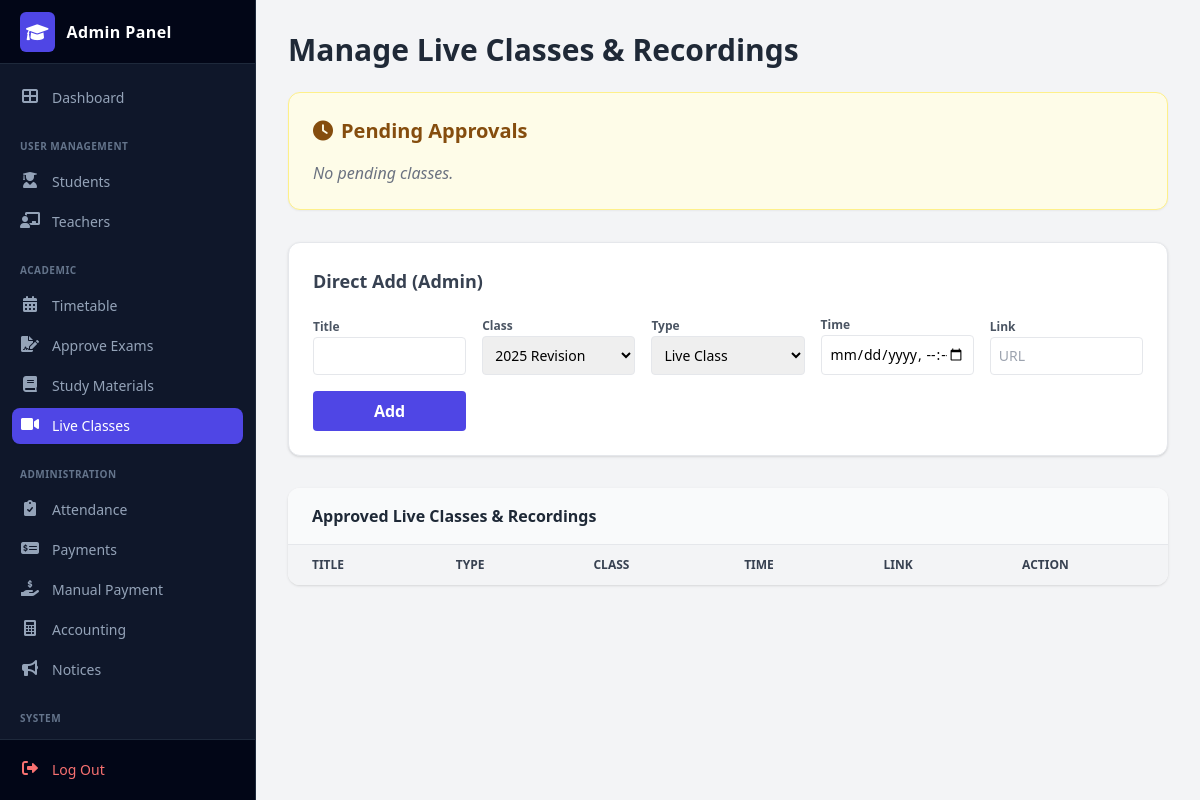
The app's page /admin/manage_live_class.php (signed in), older data.
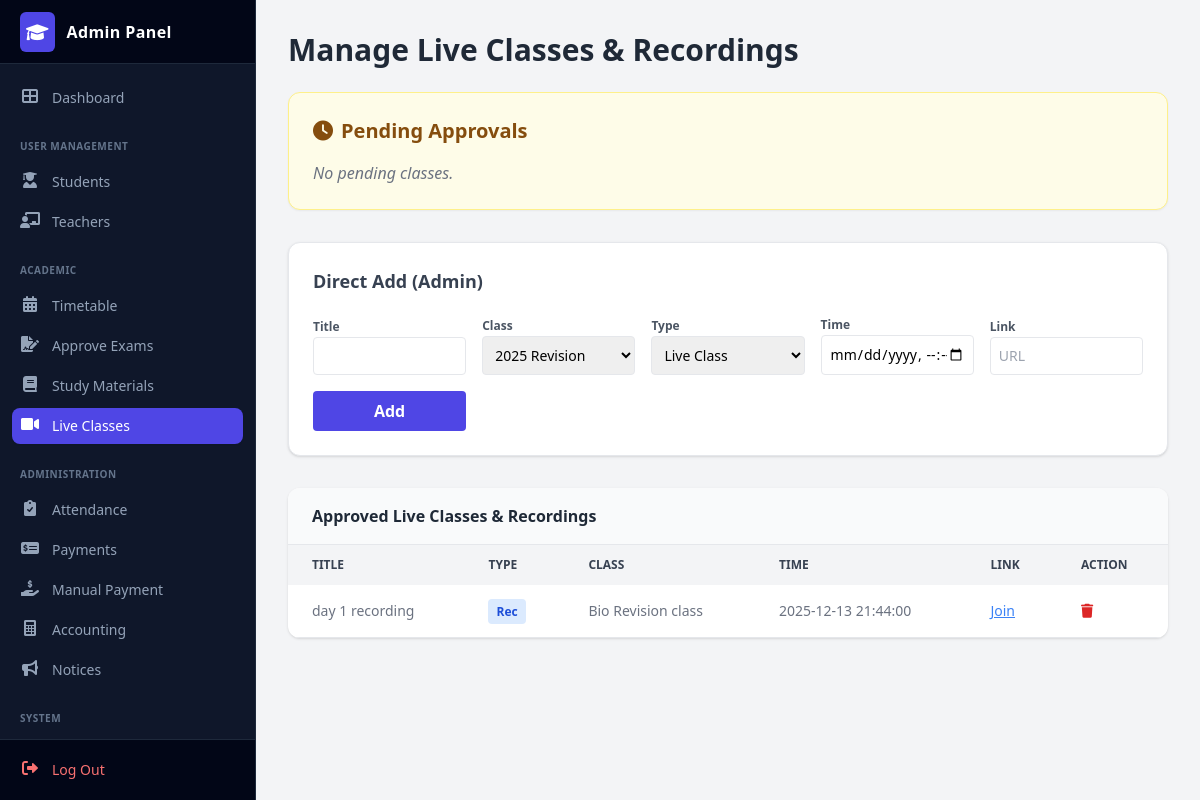
The same page, newer data.
### tables this page shows
CREATE TABLE `live_classes` (
  `live_id` int(11) NOT NULL,
  `title` varchar(255) NOT NULL,
  `class_id` int(11) NOT NULL,
  `teacher_id` int(11) NOT NULL,
  `type` varchar(20) NOT NULL DEFAULT 'Live',
  `class_link` text NOT NULL,
  `start_time` datetime NOT NULL,
  `status` int(1) NOT NULL DEFAULT 0,
  `created_at` timestamp NOT NULL DEFAULT current_timestamp()
);

CREATE TABLE `classes` (
  `class_id` int(11) NOT NULL,
  `class_name` varchar(100) NOT NULL,
  `stream` varchar(50) NOT NULL,
  `subject` varchar(50) NOT NULL,
  `teacher_name` varchar(100) DEFAULT NULL,
  `fee` decimal(10,2) NOT NULL,
  `day` varchar(20) DEFAULT NULL,
  `time` varchar(20) DEFAULT NULL,
  `status` tinyint(4) DEFAULT 1
);

### admin/manage_live_class.php (the view, shortened to what this page needs)
<?php
include('db_con.php');
$pending = $conn->query("SELECT l.*, c.class_name, t.full_name FROM live_classes l
                         JOIN classes c ON l.class_id = c.class_id
                         LEFT JOIN teachers t ON l.teacher_id = t.teacher_id
                         WHERE l.status = 0 ORDER BY l.created_at DESC");
$approved = $conn->query("SELECT l.*, c.class_name, t.full_name FROM live_classes l
                          JOIN classes c ON l.class_id = c.class_id
                          LEFT JOIN teachers t ON l.teacher_id = t.teacher_id
                          WHERE l.status = 1 ORDER BY l.start_time DESC");
$classes = $conn->query("SELECT * FROM classes");
?>
<!DOCTYPE html>
<html lang="en">
<head>
    <script src="https://cdn.tailwindcss.com"></script>
    <link rel="stylesheet" href="https://cdnjs.cloudflare.com/ajax/libs/font-awesome/6.0.0/css/all.min.css">
</head>
<body class="bg-gray-100 font-sans">
    <?php include('includes/sidebar.php'); ?>
    <div class="ml-64 p-8">
        <h2 class="text-3xl font-bold text-gray-800 mb-6">Manage Live Classes & Recordings</h2>
        <div class="bg-yellow-50 border border-yellow-200 rounded-xl p-6 mb-8 shadow-sm">
            <h3 class="text-xl font-bold text-yellow-800 mb-4 flex items-center gap-2"><i class="fas fa-clock"></i> Pending Approvals</h3>
            <?php if($pending->num_rows > 0): ?>
            <div class="overflow-x-auto bg-white rounded-lg shadow">
                <table class="w-full text-sm text-left text-gray-500">
                    <thead class="text-xs text-gray-700 uppercase bg-gray-50">
                        <tr>
                            <th class="px-6 py-3">Title</th>
                            <th class="px-6 py-3">Type</th>
                            <th class="px-6 py-3">Teacher</th>
                            <th class="px-6 py-3">Class</th>
                            <th class="px-6 py-3">Time</th>
                            <th class="px-6 py-3">Action</th>
                        </tr>
                    </thead>
                    <tbody>
                        <?php while($row = $pending->fetch_assoc()): ?>
                        <tr class="border-b hover:bg-gray-50">
                            <td class="px-6 py-4 font-bold"><?php echo htmlspecialchars($row['title']); ?></td>
                            <td class="px-6 py-4">
                                <?php echo ($row['type'] == 'Live') ? '<span class="text-red-600 font-bold">Live</span>' : '<span class="text-blue-600 font-bold">Rec</span>'; ?>
                            </td>
                            <td class="px-6 py-4"><?php echo htmlspecialchars($row['full_name']); ?></td>
                            <td class="px-6 py-4"><?php echo htmlspecialchars($row['class_name']); ?></td>
                            <td class="px-6 py-4"><?php echo $row['start_time']; ?></td>
                            <td class="px-6 py-4 flex gap-2">
                                <a href="?action=approve&id=<?php echo $row['live_id']; ?>" class="bg-green-500 text-white px-3 py-1 rounded hover:bg-green-600 text-xs">Approve</a>
                                <a href="?action=reject&id=<?php echo $row['live_id']; ?>" class="bg-red-500 text-white px-3 py-1 rounded hover:bg-red-600 text-xs" onclick="return confirm('Reject?')">Reject</a>
                            </td>
                        </tr>
                        <?php endwhile; ?>
                    </tbody>
                </table>
            </div>
            <?php else: ?>
                <p class="text-gray-500 italic">No pending classes.</p>
            <?php endif; ?>
        </div>
        <div class="bg-white rounded-xl shadow p-6 mb-8 border border-gray-200">
            <h3 class="text-lg font-bold text-gray-700 mb-4">Direct Add (Admin)</h3>
            <form method="POST" class="grid grid-cols-1 md:grid-cols-5 gap-4 items-end">
                <div>
                    <label class="text-xs font-bold text-gray-600">Title</label>
                    <input type="text" name="title" class="w-full border p-2 rounded text-sm" required>
                </div>
                <div>
                    <label class="text-xs font-bold text-gray-600">Class</label>
                    <select name="class_id" class="w-full border p-2 rounded text-sm" required>
                        <?php while($c = $classes->fetch_assoc()) { echo "<option value='{$c['class_id']}'>{$c['class_name']}</option>"; } ?>
                    </select>
                </div>
                <div>
                    <label class="text-xs font-bold text-gray-600">Type</label>
                    <select name="type" class="w-full border p-2 rounded text-sm" required>
                        <option value="Live">Live Class</option>
                    </select>
                </div>
                <div>
                    <label class="text-xs font-bold text-gray-600">Time</label>
                    <input type="datetime-local" name="start_time" class="w-full border p-2 rounded text-sm" required>
                </div>
                <div>
                    <label class="text-xs font-bold text-gray-600">Link</label>
                    <input type="text" name="link" class="w-full border p-2 rounded text-sm" placeholder="URL" required>
                </div>
                <button type="submit" name="admin_add_class" class="bg-indigo-600 text-white px-4 py-2 rounded font-bold hover:bg-indigo-700">Add</button>
            </form>
        </div>
        <div class="bg-white rounded-xl shadow overflow-hidden">
            <div class="px-6 py-4 border-b bg-gray-50">
                <h3 class="font-bold text-gray-800">Approved Live Classes & Recordings</h3>
            </div>
            <table class="w-full text-sm text-left text-gray-500">
                <thead class="text-xs text-gray-700 uppercase bg-gray-100">
                    <tr>
                        <th class="px-6 py-3">Title</th>
                        <th class="px-6 py-3">Type</th>
                        <th class="px-6 py-3">Class</th>
                        <th class="px-6 py-3">Time</th>
                        <th class="px-6 py-3">Link</th>
                        <th class="px-6 py-3">Action</th>
                    </tr>
                </thead>
                <tbody>
                    <?php while($row = $approved->fetch_assoc()): ?>
                    <tr class="border-b hover:bg-gray-50">
                        <td class="px-6 py-4"><?php echo htmlspecialchars($row['title']); ?></td>
                        <td class="px-6 py-4">
                            <?php echo ($row['type'] == 'Live') ? '<span class="bg-red-100 text-red-700 px-2 py-1 rounded text-xs font-bold">Live</span>' : '<span class="bg-blue-100 text-blue-700 px-2 py-1 rounded text-xs font-bold">Rec</span>'; ?>
                        </td>
                        <td class="px-6 py-4"><?php echo htmlspecialchars($row['class_name']); ?></td>
                        <td class="px-6 py-4"><?php echo $row['start_time']; ?></td>
                        <td class="px-6 py-4"><a href="<?php echo $row['class_link']; ?>" target="_blank" class="text-blue-500 underline">Join</a></td>
                        <td class="px-6 py-4">
                            <a href="?action=delete&id=<?php echo $row['live_id']; ?>" onclick="return confirm('Delete?')" class="text-red-600 hover:text-red-900"><i class="fas fa-trash"></i></a>
                        </td>
                    </tr>
                    <?php endwhile; ?>
                </tbody>
            </table>
        </div>
    </div>
</body>
</html>

### admin/includes/sidebar.php (shortened to what this page needs)
<?php
function getAdminActive($page)
{
   $current_page = basename($_SERVER['PHP_SELF']);
   if ($current_page == $page) {
      return 'bg-indigo-600 text-white shadow-sm';
   } else {
      return 'text-slate-400 hover:bg-slate-800 hover:text-white';
   }
}
?>
<aside id="logo-sidebar"
   class="fixed top-0 left-0 z-40 w-64 h-screen transition-transform -translate-x-full bg-slate-900 border-r border-slate-800 sm:translate-x-0 flex flex-col font-sans"
   aria-label="Sidebar">
   <div class="h-16 flex items-center px-5 border-b border-slate-800 bg-slate-950">
      <a href="dashboard.php" class="flex items-center gap-3 group">
         <div class="p-1.5 bg-indigo-600 rounded-md group-hover:bg-indigo-500 transition-colors">
            <i class="fas fa-graduation-cap text-white text-lg"></i>
         </div>
         <span class="self-center text-base font-bold whitespace-nowrap text-white tracking-wide">Admin Panel</span>
      </a>
   </div>
   <div class="flex-1 px-3 py-4 overflow-y-auto custom-scrollbar">
      <ul class="space-y-1 font-medium">
         <li>
            <a href="dashboard.php"
               class="flex items-center p-2 rounded-lg transition-all duration-200 group <?php echo getAdminActive('dashboard.php'); ?>">
               <i class="fas fa-th-large w-5 h-5 transition duration-75 text-center"></i>
               <span class="ms-3 text-sm">Dashboard</span>
            </a>
         </li>
         <li class="pt-3 pb-1 px-2">
            <span class="text-[10px] font-bold text-slate-500 uppercase tracking-wider">User Management</span>
         </li>
         <li>
            <a href="student.php"
               class="flex items-center p-2 rounded-lg transition-all duration-200 group <?php echo getAdminActive('student.php'); ?>">
               <i class="fas fa-user-graduate w-5 h-5 transition duration-75 text-center"></i>
               <span class="ms-3 text-sm">Students</span>
            </a>
         </li>
         <li>
            <a href="teachers.php"
               class="flex items-center p-2 rounded-lg transition-all duration-200 group <?php echo getAdminActive('teachers.php'); ?>">
               <i class="fas fa-chalkboard-teacher w-5 h-5 transition duration-75 text-center"></i>
               <span class="ms-3 text-sm">Teachers</span>
            </a>
         </li>
         <li class="pt-3 pb-1 px-2">
            <span class="text-[10px] font-bold text-slate-500 uppercase tracking-wider">Academic</span>
         </li>
         <li>
            <a href="timetable.php"
               class="flex items-center p-2 rounded-lg transition-all duration-200 group <?php echo getAdminActive('timetable.php'); ?>">
               <i class="fas fa-calendar-alt w-5 h-5 transition duration-75 text-center"></i>
               <span class="ms-3 text-sm">Timetable</span>
            </a>
         </li>
         <li>
            <a href="approve_exams.php"
               class="flex items-center p-2 rounded-lg transition-all duration-200 group <?php echo getAdminActive('approve_exams.php'); ?>">
               <i class="fas fa-file-signature w-5 h-5 transition duration-75 text-center"></i>
               <span class="ms-3 text-sm">Approve Exams</span>
            </a>
         </li>
         <li>
            <a href="manage_study_materials.php"
               class="flex items-center p-2 rounded-lg transition-all duration-200 group <?php echo getAdminActive('manage_study_materials.php'); ?>">
               <i class="fas fa-book w-5 h-5 transition duration-75 text-center"></i>
               <span class="ms-3 text-sm">Study Materials</span>
            </a>
         </li>
         <li>
            <a href="manage_live_class.php"
               class="flex items-center p-2 rounded-lg transition-all duration-200 group <?php echo getAdminActive('manage_live_class.php'); ?>">
               <i class="fas fa-video w-5 h-5 transition duration-75 text-center"></i>
               <span class="ms-3 text-sm">Live Classes</span>
            </a>
         </li>
         <li class="pt-3 pb-1 px-2">
            <span class="text-[10px] font-bold text-slate-500 uppercase tracking-wider">Administration</span>
         </li>
         <li>
            <a href="mark_attendance.php"
               class="flex items-center p-2 rounded-lg transition-all duration-200 group <?php echo getAdminActive('mark_attendance.php'); ?>">
               <i class="fas fa-clipboard-check w-5 h-5 transition duration-75 text-center"></i>
               <span class="ms-3 text-sm">Attendance</span>
            </a>
         </li>
         <li>
            <a href="payments.php"
               class="flex items-center p-2 rounded-lg transition-all duration-200 group <?php echo getAdminActive('payments.php'); ?>">
               <i class="fas fa-money-check-alt w-5 h-5 transition duration-75 text-center"></i>
               <span class="ms-3 text-sm">Payments</span>
            </a>
         </li>
         <li>
            <a href="add_manual_payment.php"
               class="flex items-center p-2 rounded-lg transition-all duration-200 group <?php echo getAdminActive('add_manual_payment.php'); ?>">
               <i class="fas fa-hand-holding-usd w-5 h-5 transition duration-75 text-center"></i>
               <span class="ms-3 text-sm">Manual Payment</span>
            </a>
         </li>
         <li>
            <a href="accounting.php"
               class="flex items-center p-2 rounded-lg transition-all duration-200 group <?php echo getAdminActive('accounting.php'); ?>">
               <i class="fas fa-calculator w-5 h-5 transition duration-75 text-center"></i>
               <span class="ms-3 text-sm">Accounting</span>
            </a>
         </li>
         <li>
            <a href="manage_notices.php"
               class="flex items-center p-2 rounded-lg transition-all duration-200 group <?php echo getAdminActive('manage_notices.php'); ?>">
               <i class="fas fa-bullhorn w-5 h-5 transition duration-75 text-center"></i>
               <span class="ms-3 text-sm">Notices</span>
            </a>
         </li>
         <li class="pt-3 pb-1 px-2">
            <span class="text-[10px] font-bold text-slate-500 uppercase tracking-wider">System</span>
         </li>
         <li>
            <a href="settings.php"
               class="flex items-center p-2 rounded-lg transition-all duration-200 group <?php echo getAdminActive('settings.php'); ?>">
            </a>
         </li>
      </ul>
   </div>
   <div class="p-3 border-t border-slate-800 bg-slate-950">
      <a href="logout.php"
         class="flex items-center p-2 text-red-400 rounded-lg hover:bg-red-500/10 hover:text-red-300 transition-all duration-200 group">
         <i class="fas fa-sign-out-alt w-5 h-5 text-center transition duration-75"></i>
         <span class="ms-3 text-sm font-medium">Log Out</span>
      </a>
   </div>
</aside>

Row changes from the older to the newer data that the page shows:
added live_classes: title "day 1 recording", type "Rec", class.class_name "Bio Revision class", start_time "2025-12-13 21:44:00"
